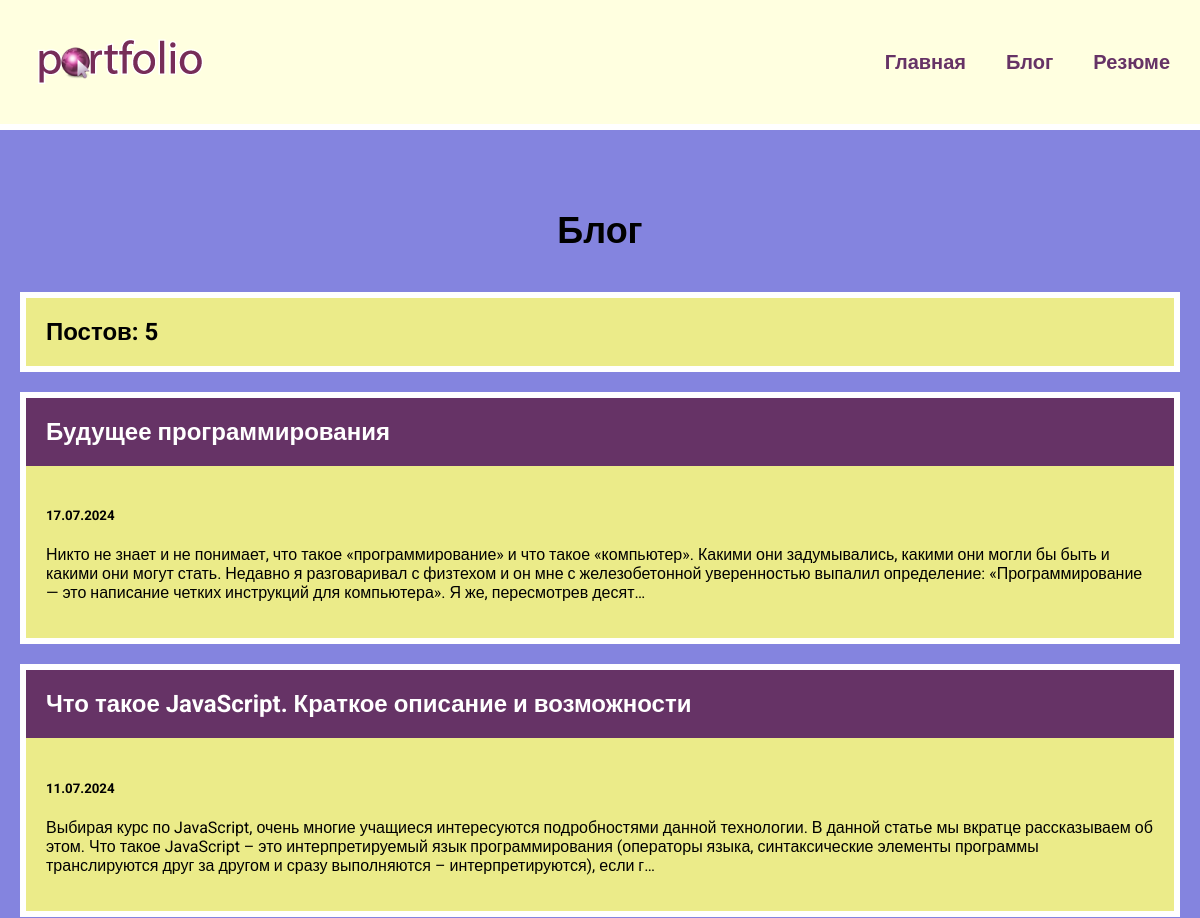
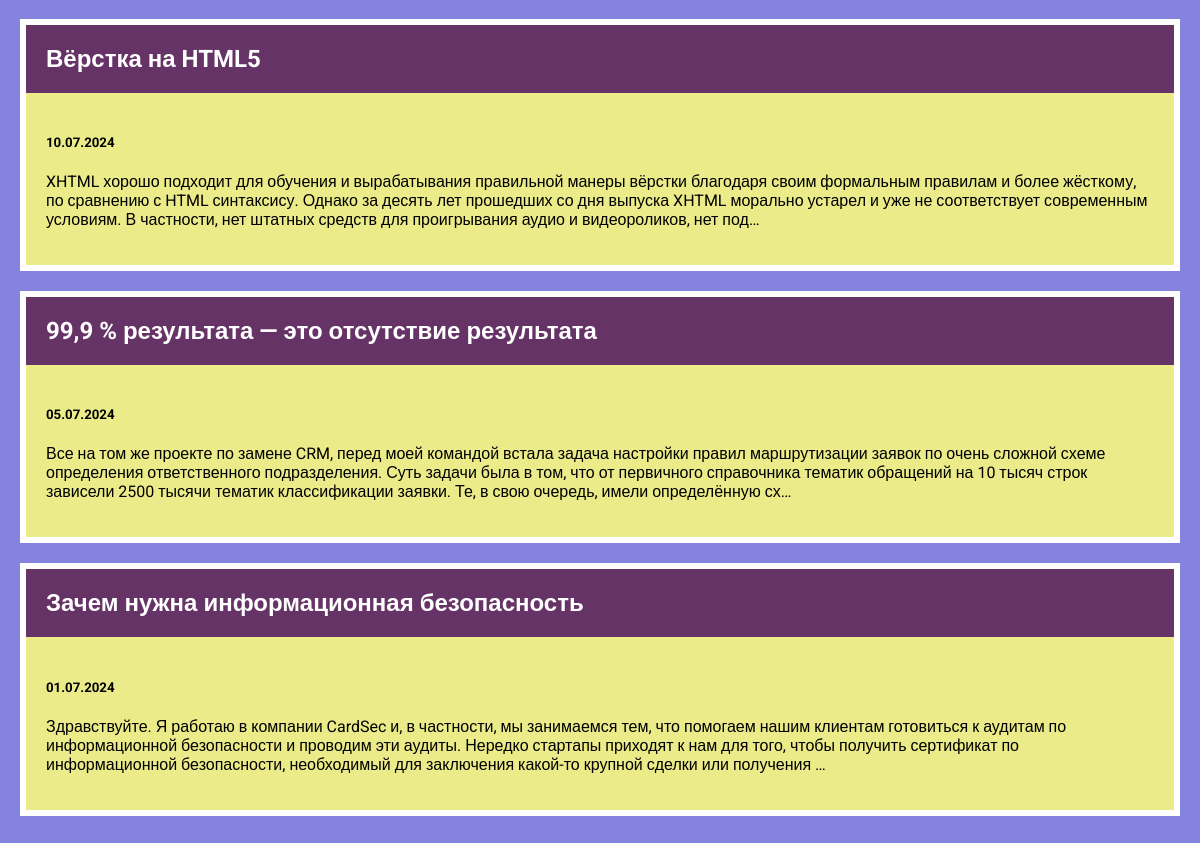
Screenshot of /blog/ with the database file from the repository (2 pictures, top to bottom).
### blog/models.py (models this page shows, shortened)
class Blog(models.Model):
    title = models.CharField(max_length=200)
    description = models.TextField()
    date = models.DateField()

### blog/views.py (the view)
# urls.py: path('', views.blogs, name="blogs"),
def blogs(request):
    blogs = Blog.objects.order_by('-date')
    return render(request, 'blog/blogs.html', {'blogs': blogs})

### blog/templates/blog/blogs.html
{% extends 'skills/base.html' %}
{% block content %}
<h1>Блог</h1>
<h2 class="count">Постов: {{ blogs.count }}</h2>
{% for blog in blogs %}
<div class="element">
    <h2 class="top"><a href="{% url 'detail' blog.id %}">{{ blog.title }}</a></h2>
    <div class="blog_text">
        <h5>{{ blog.date|date:'d.m.Y' }}</h5>
        <p>{{ blog.description|truncatechars:360|striptags }}</p>
    </div>
</div>
{% endfor %}
{% endblock %}

### skills/static/css/style.css (style rules this page uses)
body { font-family: "Roboto", sans-serif; background: #8484df; margin: 0; padding: 0; }
.element, .count { background: rgb(235, 235, 137); border: 6px solid white; margin: 20px 0; }
.content h1 { text-align: center; margin: 60px 0 40px; font-size: 36px; }
.top { background: #663366; margin: 0; }
.top a { color: #FFF; text-decoration: none; padding: 20px; display: block; }
.blog_text, .count { padding: 20px; box-sizing: border-box; }

### rows the page displays
Blog: title "Будущее программирования", date "17.07.2024", description "Никто не знает и не понимает, что такое «программирование» и что такое «компьютер». Какими они задумывались, какими они могли бы быть и какими они могут стать. Недавно я разговаривал с физтехом и он мне с железобетонной уверенностью выпалил определение: «Программирование — это написание четких инструкций для компьютера». Я же, пересмотрев десят…"
Blog: title "Что такое JavaScript. Краткое описание и возможности", date "11.07.2024", description "Выбирая курс по JavaScript, очень многие учащиеся интересуются подробностями данной технологии. В данной статье мы вкратце рассказываем об этом. Что такое JavaScript – это интерпретируемый язык программирования (операторы языка, синтаксические элементы программы транслируются друг за другом и сразу выполняются – интерпретируются), если г…"
Blog: title "Вёрстка на HTML5", date "10.07.2024", description "XHTML хорошо подходит для обучения и вырабатывания правильной манеры вёрстки благодаря своим формальным правилам и более жёсткому, по сравнению с HTML синтаксису. Однако за десять лет прошедших со дня выпуска XHTML морально устарел и уже не соответствует современным условиям. В частности, нет штатных средств для проигрывания аудио и видеороликов, нет под…"
Blog: title "99,9 % результата — это отсутствие результата", date "05.07.2024", description "Все на том же проекте по замене CRM, перед моей командой встала задача настройки правил маршрутизации заявок по очень сложной схеме определения ответственного подразделения. Суть задачи была в том, что от первичного справочника тематик обращений на 10 тысяч строк зависели 2500 тысячи тематик классификации заявки. Те, в свою очередь, имели определённую сх…"
Blog: title "Зачем нужна информационная безопасность", date "01.07.2024", description "Здравствуйте. Я работаю в компании CardSec и, в частности, мы занимаемся тем, что помогаем нашим клиентам готовиться к аудитам по информационной безопасности и проводим эти аудиты. Нередко стартапы приходят к нам для того, чтобы получить сертификат по информационной безопасности, необходимый для заключения какой-то крупной сделки или получения …"

### other values shown
{{ blogs.count }} "5"
